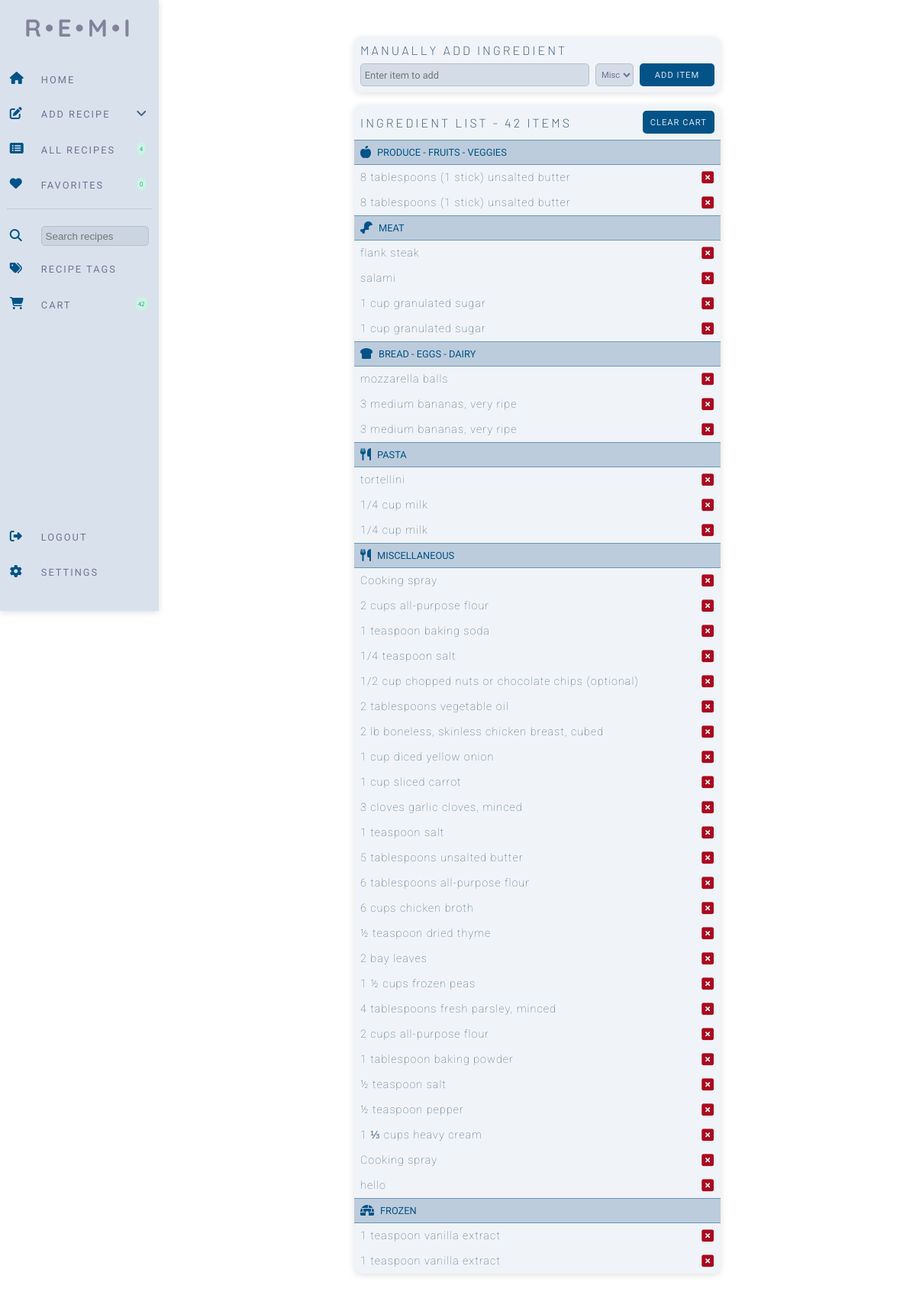
/cart (signed in), run on the app's committed database.
### website/models.py (models this page shows)
class ShoppingList(db.Model):
    id = db.Column(db.Integer, primary_key=True)
    shopping_item = db.Column(db.String())
    category = db.Column(db.String())

### website/views.py (the view, shortened to what this page needs)
@views.route('/cart', methods=['POST', 'GET'])
@login_required
def cart():
    favorite_total = Recipe.query.filter_by(username=current_user.id, favorite=True).count()
    total_recipes = Recipe.query.filter_by(username=current_user.id).count()
    shopping_list = ShoppingList.query.count()
    shopping_items_pasta = ShoppingList.query.filter_by(category='pasta').all()
    shopping_items_produce = ShoppingList.query.filter_by(category='produce').all()
    shopping_items_misc = ShoppingList.query.filter_by(category='misc').all()
    shopping_items_dairy = ShoppingList.query.filter_by(category='dairy_bread').all()
    shopping_items_meat = ShoppingList.query.filter_by(category='meat').all()
    shopping_items_frozen = ShoppingList.query.filter_by(category='frozen').all()
    shopping_items_coffee = ShoppingList.query.filter_by(category='coffee_tea').all()
    pasta_to_copy = ""
    produce_to_copy = ""
    misc_to_copy = ""
    dairy_to_copy = ""
    meat_to_copy = ""
    frozen_to_copy = ""
    coffee_to_copy = ""
    if shopping_items_pasta:
        for item in shopping_items_pasta:
            pasta_to_copy = pasta_to_copy + "- " + item.shopping_item + "\n"
    elif shopping_items_produce:
        for item in shopping_items_produce:
            produce_to_copy = produce_to_copy + "- " + item.shopping_item + "\n"
    elif shopping_items_misc:
        for item in shopping_items_misc:
            misc_to_copy = misc_to_copy + "- " + item.shopping_item + "\n"
    elif shopping_items_dairy:
        for item in shopping_items_dairy:
            dairy_to_copy = dairy_to_copy + "- " + item.shopping_item + "\n"
    elif shopping_items_meat:
        for item in shopping_items_meat:
            meat_to_copy = meat_to_copy + "- " + item.shopping_item + "\n"
    elif shopping_items_frozen:
        for item in shopping_items_frozen:
            frozen_to_copy = frozen_to_copy + "- " + item.shopping_item + "\n"
    elif shopping_items_coffee:
        for item in shopping_items_coffee:
            coffee_to_copy = coffee_to_copy + "- " + item.shopping_item + "\n"
    return render_template("cart.html", user=current_user, shopping_list=shopping_list, pasta=shopping_items_pasta,
                           produce=shopping_items_produce, misc=shopping_items_misc, dairy=shopping_items_dairy,
                           meat=shopping_items_meat, frozen=shopping_items_frozen, coffee=shopping_items_coffee,
                           pasta_to_copy=pasta_to_copy, produce_to_copy=produce_to_copy,misc_to_copy=misc_to_copy,
                           dairy_to_copy=dairy_to_copy, meat_to_copy=meat_to_copy, frozen_to_copy=frozen_to_copy,
                           coffee_to_copy=coffee_to_copy, favorite_total=favorite_total, total_recipes=total_recipes)

### website/__init__.py (called while the page is built)
def create_app():
    app = Flask(__name__)
    app.config['SECRET_KEY'] = 'sdf897sdf987'
    app.config['SQLALCHEMY_DATABASE_URI'] = f'sqlite:///{DB_NAME}'
    db.init_app(app)
    migrate.init_app(app, db)
    from .views import views
    from .auth import auth
    app.register_blueprint(views, url_prefix='/')
    app.register_blueprint(auth, url_prefix='/')
    from .models import User, Recipe
    with app.app_context():
        db.create_all()
    login_manager = LoginManager()
    login_manager.login_view = 'auth.login'
    login_manager.init_app(app)
    @login_manager.user_loader
    def load_user(id):
        return User.query.get(int(id))
    return app

### website/templates/cart.html (shortened to what this page needs)
{% extends "base.html" %} {% block title %}Add Recipe{% endblock %} {% block
    content %}
    <form method="POST">
    <div class="cart-wrapper">
        <div class="cart-card">
        <h2>Manually Add Ingredient</h2>
        <div class="add-item">
            <input class="text-input" name="ingredient" type="text" placeholder="Enter item to add">
            <select class="ing-preview"
                aria-label=".form-select-sm example"
                name="ing_type">
                <option value="misc">Misc.</option>
            </select>
            <button type="submit" class="button-primary">Add Item</button>
        </div>
        </div>
        <div class="ingredient-list-cart">
            <div class="ing-menu">
            <h2>Ingredient List - {{ shopping_list }} Items</h2>
            <button class="button-primary">Clear Cart</button>
            </div>
            {% if produce %}
            <div class="ing-heading">
                 Produce - Fruits - Veggies
            </div>
            {% for item in produce %}
            <div class="cart-ingredient">
                <p>{{ item.shopping_item }}</p>
            </div>
            {% endfor %}
            {% endif %}
            {% if meat %}
            <div class="ing-heading">
                 Meat
            </div>
            {% for item in meat %}
            <div class="cart-ingredient">
                <p>{{ item.shopping_item }}</p>
            </div>
            {% endfor %}
            {% endif %}
            {% if dairy %}
            <div class="ing-heading">
                 Bread - Eggs - Dairy
            </div>
            {% for item in dairy %}
            <div class="cart-ingredient">
                <p>{{ item.shopping_item }}</p>
            </div>
            {% endfor %}
            {% endif %}
            {% if pasta %}
            <div class="ing-heading">
                 Pasta
            </div>
            {% for item in pasta %}
            <div class="cart-ingredient">
                <p>{{ item.shopping_item }}</p>
            </div>
            {% endfor %}
            {% endif %}
            {% if misc %}
            <div class="ing-heading">
                 Miscellaneous
            </div>
            {% for item in misc %}
            <div class="cart-ingredient">
                <p>{{ item.shopping_item }}</p>
            </div>
            {% endfor %}
            {% endif %}
            {% if frozen %}
            <div class="ing-heading">
                 Frozen
            </div>
            {% for item in frozen %}
            <div class="cart-ingredient">
                <p>{{ item.shopping_item }}</p>
            </div>
            {% endfor %}
            {% endif %}
        </div>
    </div>
</form>
{% endblock %}

### website/static/test.css (style rules this page uses)
* { margin: 0; padding: 0; box-sizing: border-box; }
body { position: relative; }
:root { --nav-background: #D9E2EC; --main-background: white; --logo-color: rgba(49, 41, 77, 0.512); --nav-items-color: #486581; --nav-icon-color: #035388; --nav-items-hover: #BCCCDC; --nav-text-color: rgba(68, 60, 104, 0.678); --search-input-color: #c1cdda92; --pill-background: #C6F7E2; --recipe-card-background: #F0F4F8; --primary-button: #035388; --secondary-button: #D9E2EC; --recipe-tag-background: #f0f4f8e5; --instructions-background: #f0f4f8c7; --modal-delete: #AB091E; }
.cart-wrapper { display: grid; justify-content: center; margin-top: 3rem; margin-bottom: 3rem; }
.cart-card { width: 480px; display: flex; flex-direction: column; background-color: var(--recipe-card-background); border-radius: 10px; margin: 0; position: relative; padding: .5rem; box-shadow: rgba(99, 99, 99, 0.2) 0px 2px 8px 0px; }
.cart-card h2 { color: var(--nav-items-color); font-family: 'Barlow', sans-serif; text-transform: uppercase; letter-spacing: 3px; font-size: 1rem; font-weight: 300; margin-bottom: .5rem; }
.ingredient-list-cart { width: 480px; display: flex; flex-direction: column; background-color: var(--recipe-card-background); border-radius: 10px; margin-top: 1rem; position: relative; padding: 0; box-shadow: rgba(99, 99, 99, 0.2) 0px 2px 8px 0px; }
.ing-menu { display: flex; align-items: center; justify-content: space-between; margin-bottom: .5rem; }
.ing-menu h2 { margin-left: .5rem; margin-top: .5rem; }
.ing-menu button { margin-right: .5rem; margin-top: .5rem; }
.ing-heading { background-color: var(--nav-items-hover); font-family: 'Roboto', sans-serif; border-bottom: 1px solid #03538871; border-top: 1px solid #03538871; padding: .5rem; color: var(--nav-icon-color); text-transform: uppercase; font-weight: 400; font-size: .8rem; display: flex; align-items: center; }
.cart-ingredient { display: flex; justify-content: space-between; align-items: center; font-family: 'Roboto', sans-serif; color: var(--nav-items-color); font-weight: 100; font-size: .9rem; letter-spacing: 1px; padding: .5rem; }
.ingredient-list-cart h2 { color: var(--nav-items-color); font-family: 'Barlow', sans-serif; text-transform: uppercase; letter-spacing: 3px; font-size: 1rem; font-weight: 300; }
.add-item { display: grid; gap: .5rem; grid-template-columns: 300px auto 1fr; }
.text-input { padding: .3rem; background-color: var(--search-input-color); border: 1px solid; height: 30px; border-color: rgb(191, 186, 205); border-radius: 5px; width: 100%; align-self: start; font-family: 'Oxygen', sans-serif; color: var(--nav-text-color); font-size: .8rem; }
.ing-preview { width: 50px; height: 100%; padding-left: 3px; background-color: var(--search-input-color); border: 1px solid; border-color: rgb(191, 186, 205); border-radius: 5px; font-family: 'Oxygen', sans-serif; font-size: .7rem; color: var(--nav-text-color); }
.button-primary { background-color: var(--primary-button); border: none; border-radius: 5px; height: 30px; display: block; padding: 3px; padding-left: 10px; padding-right: 10px; text-transform: uppercase; font-family: 'Roboto', sans-serif; letter-spacing: 1px; font-size: .7rem; color: #D9E2EC; align-self: start; }

### data on the page
ShoppingList: shopping_item "8 tablespoons (1 stick) unsalted butter"
ShoppingList: shopping_item "8 tablespoons (1 stick) unsalted butter"
ShoppingList: shopping_item "flank steak"
ShoppingList: shopping_item "salami"
ShoppingList: shopping_item "1 cup granulated sugar"
ShoppingList: shopping_item "1 cup granulated sugar"
ShoppingList: shopping_item "mozzarella balls"
ShoppingList: shopping_item "3 medium bananas, very ripe"
ShoppingList: shopping_item "3 medium bananas, very ripe"
ShoppingList: shopping_item "tortellini"
ShoppingList: shopping_item "1/4 cup milk"
ShoppingList: shopping_item "1/4 cup milk"
ShoppingList: shopping_item "Cooking spray"
ShoppingList: shopping_item "2 cups all-purpose flour"
ShoppingList: shopping_item "1 teaspoon baking soda"
ShoppingList: shopping_item "1/4 teaspoon salt"
ShoppingList: shopping_item "1/2 cup chopped nuts or chocolate chips (optional)"
ShoppingList: shopping_item "2 tablespoons vegetable oil"
ShoppingList: shopping_item "2 lb boneless, skinless chicken breast, cubed"
ShoppingList: shopping_item "1 cup diced yellow onion"
ShoppingList: shopping_item "1 cup sliced carrot"
ShoppingList: shopping_item "3 cloves garlic cloves, minced"
ShoppingList: shopping_item "1 teaspoon salt"
ShoppingList: shopping_item "5 tablespoons unsalted butter"
ShoppingList: shopping_item "6 tablespoons all-purpose flour"
ShoppingList: shopping_item "6 cups chicken broth"
ShoppingList: shopping_item "½ teaspoon dried thyme"
ShoppingList: shopping_item "2 bay leaves"
ShoppingList: shopping_item "1 ½ cups frozen peas"
ShoppingList: shopping_item "4 tablespoons fresh parsley, minced"
ShoppingList: shopping_item "2 cups all-purpose flour"
ShoppingList: shopping_item "1 tablespoon baking powder"
ShoppingList: shopping_item "½ teaspoon salt"
ShoppingList: shopping_item "½ teaspoon pepper"
ShoppingList: shopping_item "1 ⅓ cups heavy cream"
ShoppingList: shopping_item "Cooking spray"
ShoppingList: shopping_item "hello"
ShoppingList: shopping_item "1 teaspoon vanilla extract"
ShoppingList: shopping_item "1 teaspoon vanilla extract"

### other printed values
{{ total_recipes }} "4"
{{ favorite_total }} "0"
{{ shopping_list }} "42"
